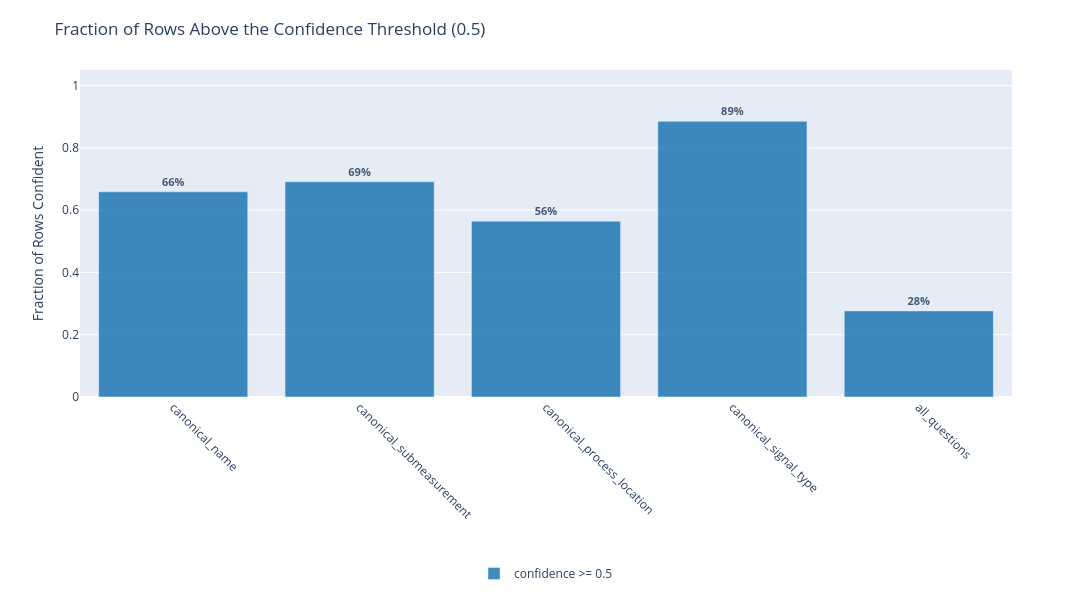

Write notebook code for a chart like this one.
### Markdown cell above
## Plot proportion of confident and undefined answers

The percentage of labels that are correct when the model reports being confidence is really pretty good for a zero-shot approach. But if most answers aren't confident then it still means we have a lot of review to do.

### Code cell
print(f'Denominator for every bar: all {len(results_df)} labeled rows')

# Confidence is reported per question, so each question gets its own bar. `all_questions`
# is the row-level gate: the share of rows clearing the threshold on *every* question at
# once - i.e. exactly the rows that don't get flagged `needs_review`.
confidence_columns = [question + '_confidence' for question in CANONICAL_QUESTIONS]
is_confident_df = results_df[confidence_columns] >= CONFIDENCE_THRESHOLD  # a missing score counts as unconfident

# `.mean()` of a boolean frame is just the fraction of True rows, so this is fully vectorized.
percent_confident = is_confident_df.mean().rename(index=lambda column: column.removesuffix('_confidence'))
percent_confident['all_questions'] = is_confident_df.all(axis=1).mean()

percent_confident_df = percent_confident.to_frame(f'confidence >= {CONFIDENCE_THRESHOLD}')
display(percent_confident_df)

plot_grouped_bar_chart(
    percent_confident_df,
    title=f'Fraction of Rows Above the Confidence Threshold ({CONFIDENCE_THRESHOLD})',
    ylabel='Fraction of Rows Confident',
    value_format='{:.0%}',  # bars read as percentages; values stay 0-1 so the axis matches the chart above
)

### Figure 1 — Plotly figure (JSON) as saved in the notebook; plotly's stock layout.template omitted (floating-point values rounded to 4 significant figures)
{"data": [{"alignmentgroup": "True", "hovertemplate": "=%{x}<br>Fraction of Rows Confident=%{y}<br>label=%{text}<extra></extra>", "legendgroup": "confidence >= 0.5", "marker": {"color": "#1F77B4", "pattern": {"shape": ""}}, "name": "confidence >= 0.5", "offsetgroup": "confidence >= 0.5", "opacity": 0.85, "orientation": "v", "showlegend": true, "text": ["66%", "69%", "56%", "89%", "28%"], "textfont": {"size": 11, "weight": "bold"}, "textposition": "outside", "type": "bar", "x": ["canonical_name", "canonical_submeasurement", "canonical_process_location", "canonical_signal_type", "all_questions"], "xaxis": "x", "y": [0.6588, 0.6912, 0.5647, 0.8853, 0.2765], "yaxis": "y"}], "layout": {"barmode": "group", "height": 600, "legend": {"orientation": "h", "title": {"text": ""}, "tracegroupgap": 0, "x": 0.5, "xanchor": "center", "y": 0.02, "yanchor": "bottom", "yref": "container"}, "margin": {"t": 70}, "title": {"text": "Fraction of Rows Above the Confidence Threshold (0.5)"}, "width": 1200, "xaxis": {"anchor": "y", "categoryarray": ["canonical_name", "canonical_submeasurement", "canonical_process_location", "canonical_signal_type", "all_questions"], "categoryorder": "array", "domain": [0, 1], "tickangle": 45, "title": {"text": ""}}, "yaxis": {"anchor": "x", "domain": [0, 1], "range": [0, 1.05], "title": {"text": "Fraction of Rows Confident"}}}}
